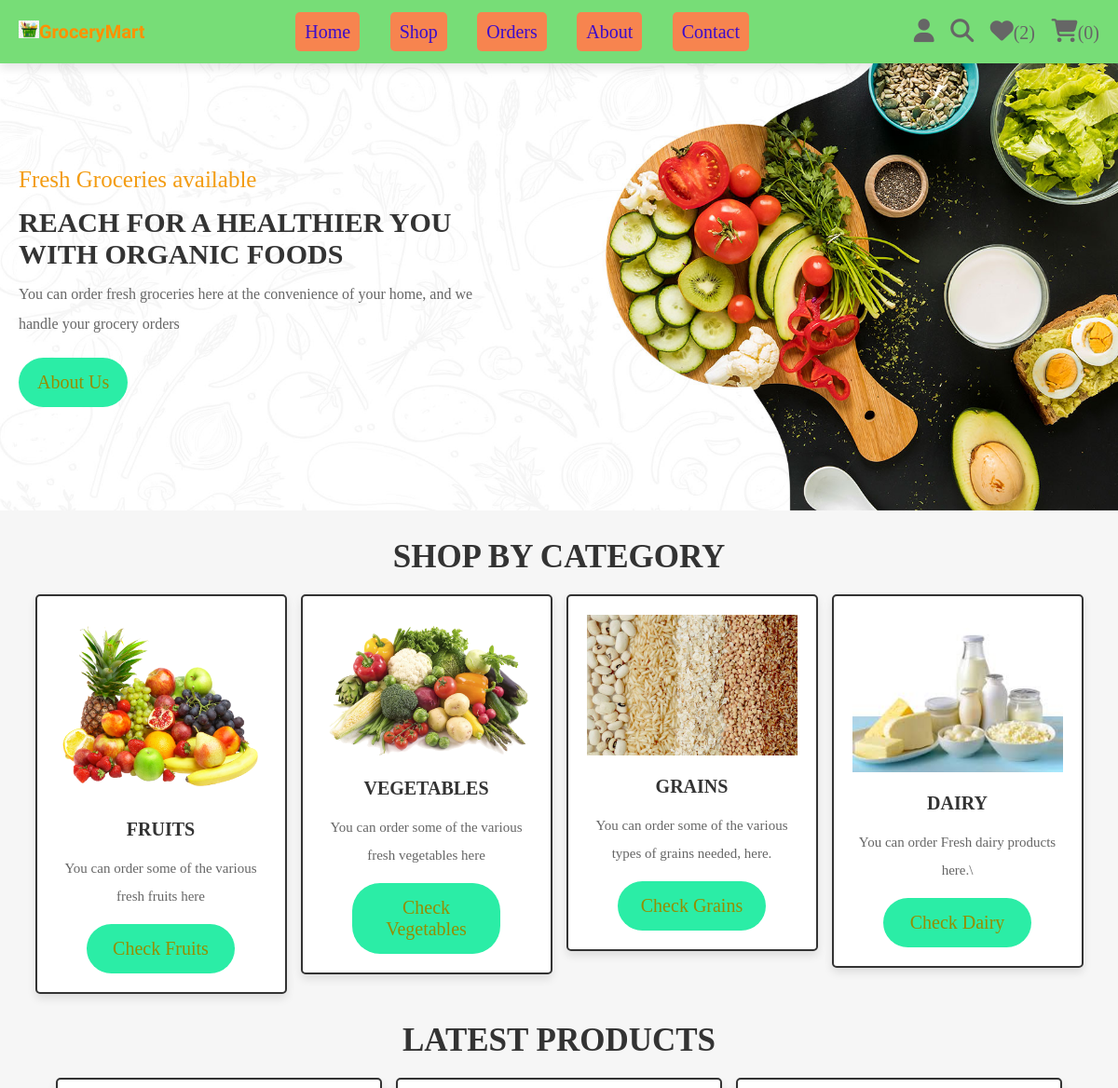
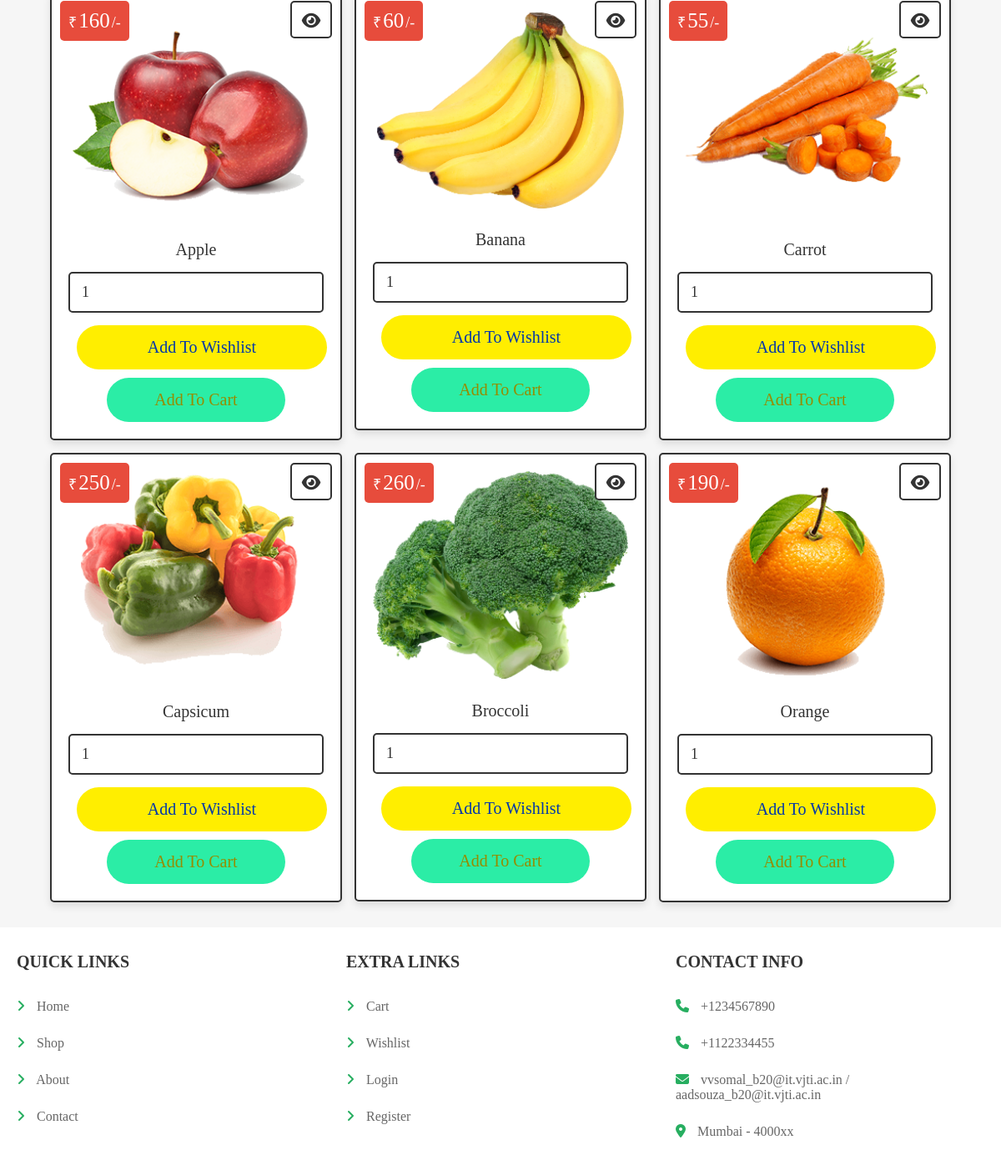
Screenshot of /G1_201080004_201080005_OnlineGroceryStore/OnlineGroeryStore-main/home.php (signed in) with the database file from the repository (2 pictures, top to bottom).
### tables this page shows
CREATE TABLE `products` (
  `id` int(100) NOT NULL,
  `name` varchar(100) NOT NULL,
  `category` varchar(20) NOT NULL,
  `details` varchar(500) NOT NULL,
  `price` int(100) NOT NULL,
  `image` varchar(100) NOT NULL
);

### G1_201080004_201080005_OnlineGroceryStore/OnlineGroeryStore-main/home.php (the view, shortened to what this page needs)
<?php
@include 'config.php';
?>
<!DOCTYPE html>
<html lang="en">
<head>
   <link rel="stylesheet" href="https://cdnjs.cloudflare.com/ajax/libs/font-awesome/6.1.1/css/all.min.css">
   <link rel="stylesheet" href="css/style.css">
</head>
<body>
<?php include 'header.php'; ?>
<div class="home-bg">
   <section class="home">
      <div class="content">
         <span>Fresh Groceries available</span>
         <h3>Reach For A Healthier You With Organic Foods</h3>
         <p>You can order fresh groceries here at the convenience of your home, and we handle your grocery orders</p>
         <a href="about.php" class="btn">about us</a>
      </div>
   </section>
</div>
<section class="home-category">
   <h1 class="title">Shop by Category</h1>
   <div class="box-container">
      <div class="box">
         <img src="images/cat-1.png" alt="">
         <h3>Fruits</h3>
         <p>You can order some of the various fresh fruits here</p>
         <a href="category.php?category=fruits" class="btn">Check Fruits</a>
      </div>
      <div class="box">
         <img src="images/cat-2.png" alt="">
         <h3>Vegetables</h3>
         <p>You can order some of the various fresh vegetables here</p>
         <a href="category.php?category=vegetables" class="btn">Check Vegetables</a>
      </div>
      <div class="box">
         <img src="images/cat-3.png" alt="">
         <h3>Grains</h3>
         <p>You can order some of the various types of grains needed, here.</p>
         <a href="category.php?category=grains" class="btn">Check Grains</a>
      </div>
      <div class="box">
         <img src="images/cat-4.png" alt="">
         <h3>Dairy</h3>
         <p>You can order Fresh dairy products here.\</p>
         <a href="category.php?category=dairy" class="btn">Check Dairy</a>
      </div>
   </div>
</section>
<section class="products">
   <h1 class="title">Latest Products</h1>
   <div class="box-container">
   <?php
      $select_products = $conn->prepare("SELECT * FROM `products` LIMIT 6");
      $select_products->execute();
      if($select_products->rowCount() > 0){
         while($fetch_products = $select_products->fetch(PDO::FETCH_ASSOC)){
   ?>
   <form action="" class="box" method="POST">
      <div class="price">₹<span><?= $fetch_products['price']; ?></span>/-</div>
      <a href="view_page.php?pid=<?= $fetch_products['id']; ?>" class="fas fa-eye"></a>
      <img src="uploaded_img/<?= $fetch_products['image']; ?>" alt="">
      <div class="name"><?= $fetch_products['name']; ?></div>
      <input type="number" min="1" value="1" name="p_qty" class="qty">
      <input type="submit" value="add to wishlist" class="option-btn" name="add_to_wishlist">
      <input type="submit" value="add to cart" class="btn" name="add_to_cart">
   </form>
   <?php
      }
   }else{
      echo '<p class="empty">No products added yet!</p>';
   }
   ?>
   </div>
</section>
<?php include 'footer.php'; ?>
</body>
</html>

### css/style.css (style rules this page uses)
.home-bg { background: url(../images/home-bg.jpg) no-repeat; background-size: cover; background-position: center; }
.home-bg .home { display: flex; align-items: center; min-height: 60vh; }
.home-bg .home .content { width: 50rem; }
.home-bg .home .content span { color:var(--orange); font-size: 2.5rem; }
.home-bg .home .content h3 { font-size: 3rem; text-transform: uppercase; margin-top: 1.5rem; color:var(--black); }
.home-bg .home .content p { font-size: 1.6rem; padding:1rem 0; line-height: 2; color:var(--light-color); }
.home-bg .home .content a { display: inline-block; width: auto; }
.home-category .box-container { display: grid; grid-template-columns: repeat(auto-fit, 27rem); gap:1.5rem; justify-content: center; align-items: flex-start; }
.home-category .box-container .box { padding:2rem; text-align: center; border:var(--border); background-color: var(--white); box-shadow: var(--box-shadow); border-radius: .5rem; }
.home-category .box-container .box img { width: 100%; margin-bottom: 1rem; }
.home-category .box-container .box h3 { text-transform: uppercase; color:var(--black); padding:1rem 0; font-size: 2rem; }
.home-category .box-container .box p { line-height: 2; font-size: 1.5rem; color:var(--light-color); padding:.5rem 0; }
.home-category { padding-bottom: 0; }
.products .box-container { display: grid; grid-template-columns: repeat(auto-fit, 35rem); gap:1.5rem; justify-content: center; align-items: flex-start; }
.products .box-container .box { padding:2rem; text-align: center; border:var(--border); background-color: var(--white); box-shadow: var(--box-shadow); border-radius: .5rem; position: relative; }
.products .box-container .box .price { position: absolute; top:1rem; left:1rem; padding:1rem; border-radius: .5rem; background-color: var(--red); font-size: 1.8rem; color:var(--white); }
.products .box-container .box .price span { font-size: 2.5rem; color:var(--white); margin:0 .2rem; }
.products .box-container .box .fa-eye { position: absolute; top:1rem; right:1rem; border-radius: .5rem; height: 4.5rem; line-height: 4.3rem; width: 5rem; border:var(--border); color:var(--black); font-size: 2rem; background-color: var(--white); }
.products .box-container .box img { width: 100%; margin-bottom: 1rem; }
.products .box-container .box .name { font-size: 2rem; color:var(--black); padding:1rem 0; }
.products .box-container .box .qty { margin:.5rem 0; border-radius: .5rem; padding:1.2rem 1.4rem; font-size: 1.8rem; color:var(--black); border:var(--border); width: 100%; }

### css/components.css (style rules this page uses)
:root { --green:#27ae60; --orange:#f39c12; --red:#e74c3c; --black:#333; --light-color:#666; --white:#fff; --light-bg:#f6f6f6; --border:.2rem solid var(--black); --box-shadow:0 .5rem 1rem rgba(0,0,0,.1); }
* { font-family:Georgia, 'Times New Roman', Times, serif; margin:0; padding:0; box-sizing: border-box; outline: none; border:none; text-decoration: none; color:var(--black); }
body { background-color: var(--light-bg); }
html { font-size: 62.5%; overflow-x: hidden; scroll-behavior: smooth; scroll-padding-top: 6.5rem; }
section { padding:3rem 2rem; max-width: 1200px; margin:0 auto; }
.btn, .delete-btn, .option-btn { display: block; width: 98%; margin:1rem; border-radius:3rem; color:rgb(2, 55, 170); font-size: 2rem; padding:1.5rem; text-transform: capitalize; cursor: pointer; text-align: center; }
.btn { display: block; width: 70%; padding: 15px 20px; margin:auto; margin-top:10px; text-align: center; border: none; background: #2beda6; outline: none; border-radius: 30px; font-size: 2rem; color: rgb(149, 141, 0); cursor: pointer; transition: .3s; }
.option-btn { background-color: rgb(255, 238, 0); }
.title { text-align: center; margin-bottom: 2rem; text-transform: uppercase; color:var(--black); font-size: 3.5rem; }

### rows the page displays
products: price "160", image (picture), name "Apple"
products: price "60", image (picture), name "Banana"
products: price "55", image (picture), name "Carrot"
products: price "250", image (picture), name "Capsicum"
products: price "260", image (picture), name "Broccoli"
products: price "190", image (picture), name "Orange"

### other values shown
$count_wishlist_items->rowCount() "2"
$count_cart_items->rowCount() "0"
